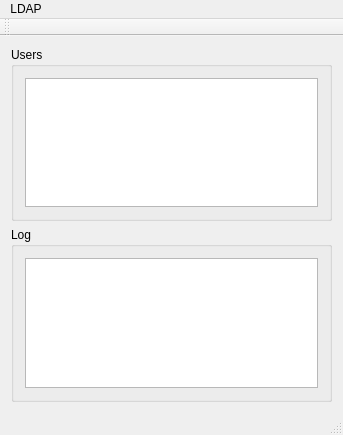
<?xml version="1.0" encoding="UTF-8"?>
<ui version="4.0">
 <class>MainWindowClass</class>
 <widget class="QMainWindow" name="MainWindowClass">
  <property name="geometry">
   <rect>
    <x>0</x>
    <y>0</y>
    <width>343</width>
    <height>435</height>
   </rect>
  </property>
  <property name="windowTitle">
   <string>MainWindow</string>
  </property>
  <widget class="QWidget" name="centralWidget">
   <layout class="QGridLayout" name="gridLayout">
    <item row="1" column="0">
     <widget class="QGroupBox" name="logBox">
      <property name="title">
       <string>Log</string>
      </property>
      <layout class="QGridLayout" name="gridLayout_2">
       <item row="0" column="0">
        <widget class="QPlainTextEdit" name="logText">
         <property name="readOnly">
          <bool>true</bool>
         </property>
        </widget>
       </item>
      </layout>
     </widget>
    </item>
    <item row="0" column="0">
     <widget class="QGroupBox" name="groupBox">
      <property name="title">
       <string>Users</string>
      </property>
      <layout class="QGridLayout" name="gridLayout_3">
       <item row="0" column="0">
        <widget class="QListWidget" name="listWidget"/>
       </item>
      </layout>
     </widget>
    </item>
   </layout>
  </widget>
  <widget class="QMenuBar" name="menuBar">
   <property name="geometry">
    <rect>
     <x>0</x>
     <y>0</y>
     <width>343</width>
     <height>22</height>
    </rect>
   </property>
   <widget class="QMenu" name="menuSetup_Ldap">
    <property name="title">
     <string>LDAP</string>
    </property>
    <addaction name="actionBind"/>
    <addaction name="actionConnect"/>
    <addaction name="actionUnbind"/>
   </widget>
   <addaction name="menuSetup_Ldap"/>
  </widget>
  <widget class="QToolBar" name="mainToolBar">
   <attribute name="toolBarArea">
    <enum>TopToolBarArea</enum>
   </attribute>
   <attribute name="toolBarBreak">
    <bool>false</bool>
   </attribute>
  </widget>
  <widget class="QStatusBar" name="statusBar"/>
  <action name="actionRDP_users">
   <property name="text">
    <string>RDP users</string>
   </property>
  </action>
  <action name="actionBind">
   <property name="text">
    <string>Bind </string>
   </property>
  </action>
  <action name="actionConnect">
   <property name="text">
    <string>Connect</string>
   </property>
  </action>
  <action name="actionUnbind">
   <property name="text">
    <string>Unbind</string>
   </property>
  </action>
 </widget>
 <layoutdefault spacing="6" margin="11"/>
 <resources>
  <include location="mainwindow.qrc"/>
 </resources>
 <connections/>
</ui>
